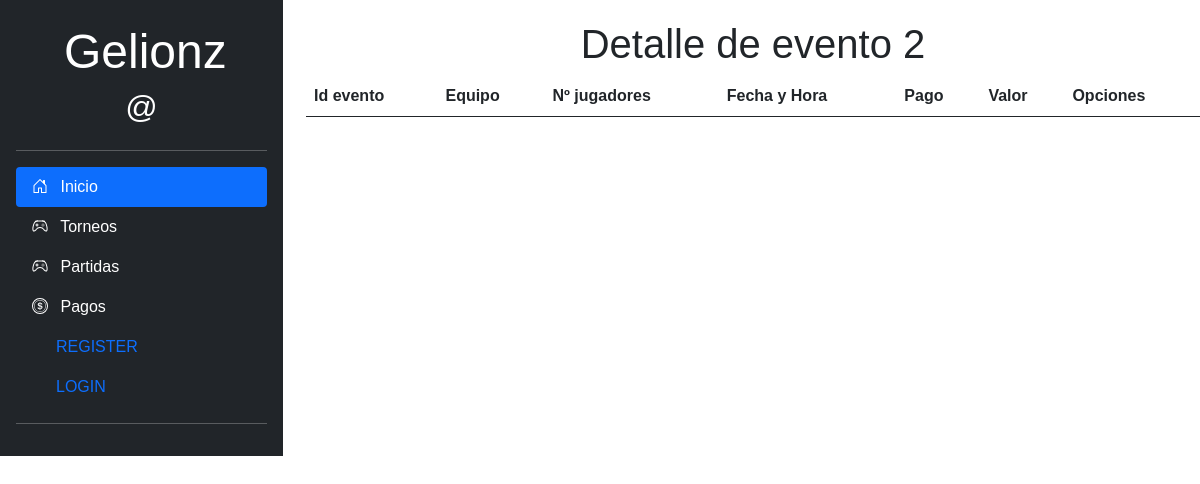
Before: /principal/detalle/2/ with the older database file.
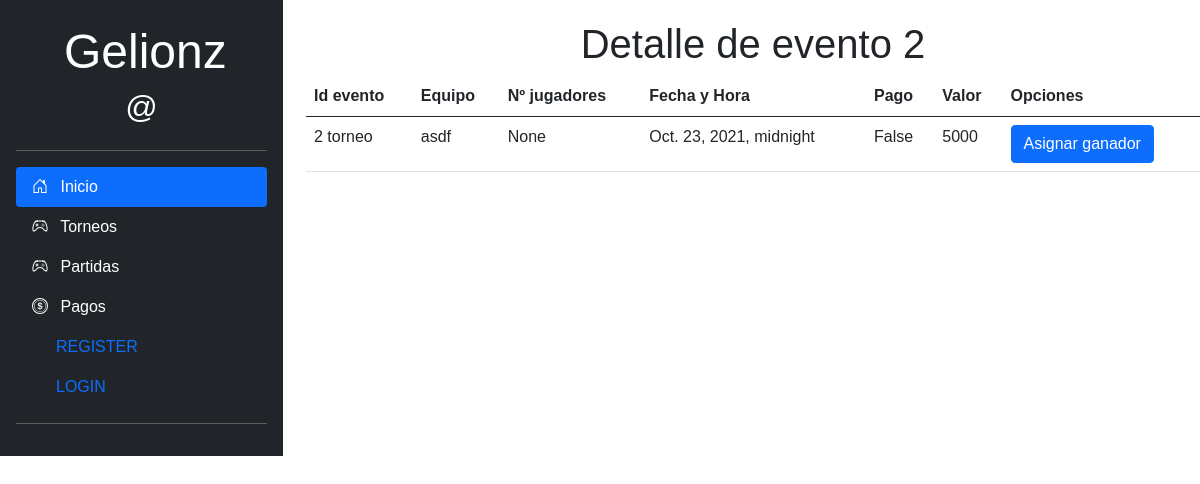
After: the same page with the newer database file.
### aplicaciones/principal/models.py (models this page shows, shortened)
class Inscripcion(models.Model):
	fecha_hora_inscripcion  =models.DateTimeField(auto_now_add=True)
	es_ganador              =models.CharField(max_length=50, choices=estados_equipo, default='inscrito')
	pago                    =models.ImageField('imagen del pago', upload_to='pagos/', blank=True, null=True)
	id_equipo_FK            =models.ForeignKey(Equipo, on_delete=models.CASCADE)
	inscripcion_evento_FK   =models.ForeignKey(Evento, on_delete=models.CASCADE)

class Evento(models.Model):
	tipo_evento         =models.CharField(max_length=200, choices=tipos_eventos)
	codigo 		        =models.CharField(max_length=200, null=True, blank=True)
	fecha_hora_evento   =models.DateTimeField()
	valor_evento        =models.PositiveIntegerField()
	ganador_evento      =models.CharField(max_length=200, null=True, blank=True)
	cantidad_jugadores  =models.PositiveIntegerField() #cant_equipos
	is_paid             =models.BooleanField(default=False) #si el evento fue pago al ganador
	estado              =models.CharField(max_length=200, choices=estados, default='disponible')
	organizador         =models.ForeignKey(Usuario, on_delete=models.CASCADE)
	def __str__ (self):
		return str(self.id)+' '+self.tipo_evento

class Equipo(models.Model):
	nombre_capitan  =models.CharField(max_length=80, null=True, blank=True)
	nombre_equipo   =models.CharField(max_length=80)
	num_integrantes =models.IntegerField(null=True, blank=True)
	eventos_jugados =models.CharField(max_length=200, default=0) #IntegerField

### aplicaciones/principal/views.py (the view)
# urls.py: path('detalle/<int:id_evento>/', views.detalle_view, name = 'detalle_view'),
def detalle_view(request, id_evento):
	obj = Evento.objects.get(id=id_evento)
	lista =  Inscripcion.objects.filter(inscripcion_evento_FK__id=id_evento)
	return render(request, 'detalle.html', locals())

### templates/detalle.html (shortened to what this page needs)
{% extends 'base_streaming.html' %}
{% block contenido %}
<h1>Detalle de evento {{ id_evento }} </h1>
<table class="table">
    <thead>
        <tr>
            <th scope="col">Id evento</th>
            <th scope="col">Equipo</th>
            <th scope="col">Nº jugadores</th>
            <th scope="col">Fecha y Hora</th>
            <th scope="col">Pago</th>
            <th scope="col">Valor</th>
            <th scope="col">Opciones</th>
        </tr>
    </thead>
    <tbody>
        {% for p in lista %}
        <tr>
            <td>{{ p.inscripcion_evento_FK }}</td>
            <td>{{ p.id_equipo_FK.nombre_equipo }}</td>
            <td>{{ p.id_equipo_FK.num_integrantes }}</td>
            <td>{{ p.inscripcion_evento_FK.fecha_hora_evento }}</td>
            <td>{{ p.inscripcion_evento_FK.is_paid }}</td>
            <td>{{ p.inscripcion_evento_FK.valor_evento }}</td>
            <td>
                {% if p.es_ganador == 'ganador' %}
                <p>Ganador</p>
                {% elif p.es_ganador == 'inscrito' and obj.ganador_evento is not None %}
                <p>Perdedor</p>
                {% elif p.es_ganador == 'inscrito' and obj.ganador_evento is None %}
                <a href="{% url 'agregarG_view' id_evento=obj.id id_equipo=p.id_equipo_FK.id %}"
                    class="btn btn-primary">Asignar ganador</a>
                {% endif %}
            </td>
        </tr>
        {% endfor %}
    </tbody>
</table>
{% endblock contenido %}

Changed rows visible on the page:
added Inscripcion: inscripcion_evento_FK "2 torneo", id_equipo_FK.nombre_equipo "asdf", id_equipo_FK.num_integrantes "None", inscripcion_evento_FK.fecha_hora_evento "Oct. 23, 2021, midnight", inscripcion_evento_FK.is_paid "False", inscripcion_evento_FK.valor_evento "5000", es_ganador "Asignar ganador"
